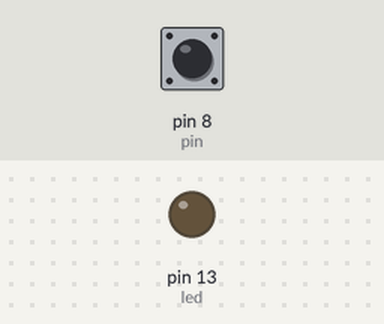
This sketch was run on a simulated Arduino Uno, built with avr-gcc and run on an emulated ATmega328P. On the bench: output pins drawn as LEDs (lit = HIGH). Dashed ring = blinking. Inputs (shaded band) come from the test bench; at power-on: pin 8 (pin) LOW. What the sketch prints to the serial monitor is not drawn.

Above: at 1.2 s.
1.3 s: pin 8 (pin) driven HIGH
At 2.4 s:
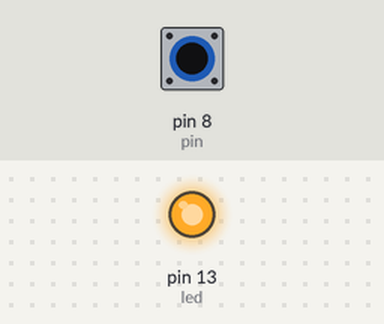
2.8 s: pin 8 (pin) driven LOW
At 3.5 s:
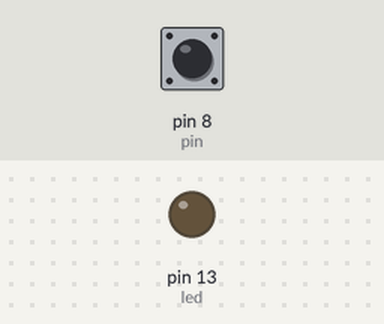
4.3 s: pin 8 (pin) pulsed HIGH 2 times (0.12 s each, 0.3 s apart)
At 4.36 s:
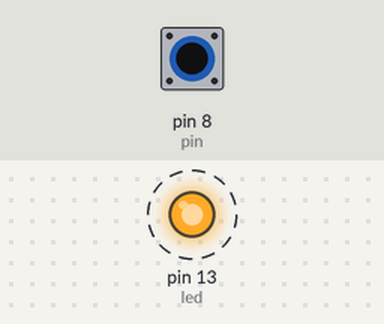
Timing chart, 0 to 7.3 s (numbered marks = the images above; inputs shaded):
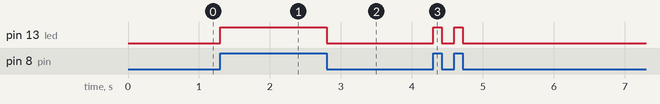

Measured:
- after the input at 1.3 s, pin 13 (led): LOW → HIGH at once
- after the input at 2.8 s, pin 13 (led): HIGH → LOW at once
- after the input at 4.3 s, pin 13 (led): alternates HIGH for 0.12 s and LOW for 0.18 s, 4 changes in all, then stays LOW, starting at once

The sketch:

PIR_Motionsensor.ino
```cpp
int led = 13;
int pin = 8;

int value = 0;
int pirState = LOW;

void setup() {
  pinMode(led, OUTPUT);
  pinMode(pin, INPUT);
  Serial.begin(9600);
  Serial.print("LABEL, Date, Time, State");
}

void loop() {

  value = digitalRead(pin);

  if (value == HIGH) {
    digitalWrite(led, HIGH);

    if (pirState == LOW) {
      Serial.println("Motion Detected!");
      Serial.print("DATA, DATE, TIME,");
      pirState = HIGH;
    }
  } else {
    digitalWrite(led, LOW);

    if (pirState == HIGH) {
      Serial.println("Motion Ended!");
      Serial.print("DATA, DATE, TIME,");
      pirState = LOW;
    }
  }
}
```
